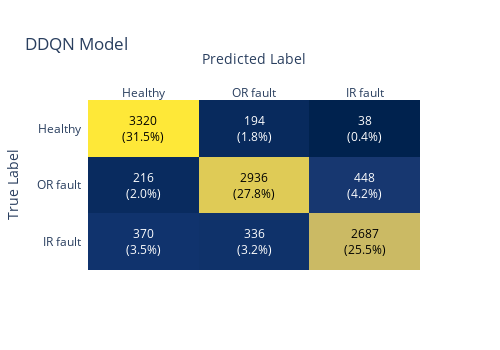

This figure's notebook cell:
### Code cell
# Construct a visualization for the confusion matrix
z_test = confusion_matrix(np.argmax(testy,axis=1), np.argmax(pred_test,axis=1))

# reformat the matrix
z_test[[0,2],:] = z_test[[2,0],:]
x = ['Healthy', 'OR fault', 'IR fault']
y = ['IR fault', 'OR fault', 'Healthy']

def format_text(z):
    """
    This function receives the confusion matrix values and formats the text
    to display in the matrix with the value and percentage of total data.
    """
    return f'{z}<br>({z / np.sum(z_test) * 100:.1f}%)'

z_text = np.vectorize(format_text)(z_test)

heatmap = ff.create_annotated_heatmap(z_test, x=x, y=y, annotation_text=z_text, colorscale='cividis')
heatmap.update_layout(title_text='DDQN Model',height=350,width=500,
                      xaxis_title="Predicted Label",yaxis_title="True Label")
heatmap.show()

### Figure 1 — Plotly figure (JSON) as saved in the notebook; plotly's stock layout.template omitted (floating-point values rounded to 4 significant figures)
{"data": [{"colorscale": [[0, "#00224e"], [0.1111, "#123570"], [0.2222, "#3b496c"], [0.3333, "#575d6d"], [0.4444, "#707173"], [0.5556, "#8a8678"], [0.6667, "#a59c74"], [0.7778, "#c3b369"], [0.8889, "#e1cc55"], [1, "#fee838"]], "reversescale": false, "showscale": false, "type": "heatmap", "x": ["Healthy", "OR fault", "IR fault"], "y": ["IR fault", "OR fault", "Healthy"], "z": [[370, 336, 2687], [216, 2936, 448], [3320, 194, 38]]}], "layout": {"annotations": [{"font": {"color": "#FFFFFF"}, "showarrow": false, "text": "370<br>(3.5%)", "x": "Healthy", "xref": "x", "y": "IR fault", "yref": "y"}, {"font": {"color": "#FFFFFF"}, "showarrow": false, "text": "336<br>(3.2%)", "x": "OR fault", "xref": "x", "y": "IR fault", "yref": "y"}, {"font": {"color": "#000000"}, "showarrow": false, "text": "2687<br>(25.5%)", "x": "IR fault", "xref": "x", "y": "IR fault", "yref": "y"}, {"font": {"color": "#FFFFFF"}, "showarrow": false, "text": "216<br>(2.0%)", "x": "Healthy", "xref": "x", "y": "OR fault", "yref": "y"}, {"font": {"color": "#000000"}, "showarrow": false, "text": "2936<br>(27.8%)", "x": "OR fault", "xref": "x", "y": "OR fault", "yref": "y"}, {"font": {"color": "#FFFFFF"}, "showarrow": false, "text": "448<br>(4.2%)", "x": "IR fault", "xref": "x", "y": "OR fault", "yref": "y"}, {"font": {"color": "#000000"}, "showarrow": false, "text": "3320<br>(31.5%)", "x": "Healthy", "xref": "x", "y": "Healthy", "yref": "y"}, {"font": {"color": "#FFFFFF"}, "showarrow": false, "text": "194<br>(1.8%)", "x": "OR fault", "xref": "x", "y": "Healthy", "yref": "y"}, {"font": {"color": "#FFFFFF"}, "showarrow": false, "text": "38<br>(0.4%)", "x": "IR fault", "xref": "x", "y": "Healthy", "yref": "y"}], "height": 350, "title": {"text": "DDQN Model"}, "width": 500, "xaxis": {"dtick": 1, "gridcolor": "rgb(0, 0, 0)", "side": "top", "ticks": "", "title": {"text": "Predicted Label"}}, "yaxis": {"dtick": 1, "ticks": "", "ticksuffix": "  ", "title": {"text": "True Label"}}}}
